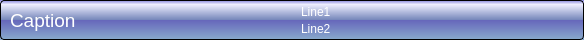
<?xml version="1.0" encoding="UTF-8"?>
<ui version="4.0">
 <class>QGradientPanel</class>
 <widget class="QWidget" name="QGradientPanel">
  <property name="geometry">
   <rect>
    <x>0</x>
    <y>0</y>
    <width>584</width>
    <height>40</height>
   </rect>
  </property>
  <property name="windowTitle">
   <string>Form</string>
  </property>
  <property name="styleSheet">
   <string notr="true">color: white;
background-color: QLinearGradient( x1: 0, y1: 0, x2: 0, y2: 1, stop: 0 #88d, stop: 0.1 #eef, stop: 0.49 #78b, stop: 0.5 #66b, stop: 1 #8ac);
border-width: 1px;
border-color: #000;
border-style: solid;
border-radius: 4;

</string>
  </property>
  <layout class="QHBoxLayout" name="horizontalLayout_2">
   <property name="spacing">
    <number>0</number>
   </property>
   <property name="leftMargin">
    <number>10</number>
   </property>
   <property name="topMargin">
    <number>3</number>
   </property>
   <property name="rightMargin">
    <number>0</number>
   </property>
   <property name="bottomMargin">
    <number>3</number>
   </property>
   <item>
    <widget class="QLabel" name="lbCaption">
     <property name="minimumSize">
      <size>
       <width>0</width>
       <height>0</height>
      </size>
     </property>
     <property name="font">
      <font>
       <pointsize>14</pointsize>
      </font>
     </property>
     <property name="styleSheet">
      <string notr="true">border-style: none;
background-color: none;
background-image: none;
background-position: none;</string>
     </property>
     <property name="text">
      <string>Caption</string>
     </property>
    </widget>
   </item>
   <item>
    <widget class="QLabel" name="lbImage">
     <property name="sizePolicy">
      <sizepolicy hsizetype="Maximum" vsizetype="Minimum">
       <horstretch>0</horstretch>
       <verstretch>0</verstretch>
      </sizepolicy>
     </property>
     <property name="styleSheet">
      <string notr="true">border-style: none;
background-color: none;
background-image: none;
background-position: none;</string>
     </property>
     <property name="text">
      <string/>
     </property>
     <property name="scaledContents">
      <bool>false</bool>
     </property>
     <property name="alignment">
      <set>Qt::AlignRight|Qt::AlignTrailing|Qt::AlignVCenter</set>
     </property>
    </widget>
   </item>
   <item>
    <layout class="QVBoxLayout" name="verticalLayout">
     <property name="spacing">
      <number>0</number>
     </property>
     <item>
      <widget class="QLabel" name="lbInfo1">
       <property name="styleSheet">
        <string notr="true">border-style: none;
background-color: none;
background-image: none;
background-position: none;</string>
       </property>
       <property name="text">
        <string>Line1</string>
       </property>
      </widget>
     </item>
     <item>
      <widget class="QLabel" name="lbInfo2">
       <property name="styleSheet">
        <string notr="true">border-style: none;
background-color: none;
background-image: none;
background-position: none;</string>
       </property>
       <property name="text">
        <string>Line2</string>
       </property>
      </widget>
     </item>
    </layout>
   </item>
  </layout>
 </widget>
 <resources/>
 <connections/>
</ui>
